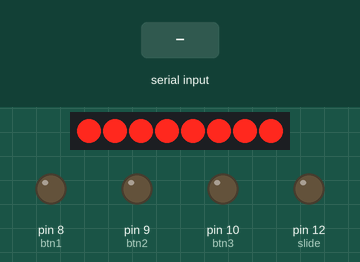
The sketch below on a simulated Arduino Mega 2560, built with avr-gcc and run on an emulated ATmega2560. Parts: 8 shift-register outputs drawn as a row of LEDs (first output left, lit = HIGH), output pins drawn as LEDs (lit = HIGH). Wiring (inferred from the names in the program): shift register (74HC595): data pin 4; shift clock pin 6; latch pin 5. Wiring (inferred from the signals the program sends): row of LEDs: on Q0, Q1, Q2, Q3, Q4, Q5, Q6, Q7. The inputs (shaded band) are chosen by the test bench. Pins used as bus, display or sensor lines are not drawn.

Above: at 1.2 s.
1.3 s: "5" received over the second serial link
At 2.5 s:
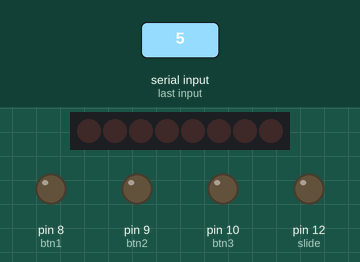
Timing chart, 0 to 4.3 s (numbered marks = the images above; inputs shaded):
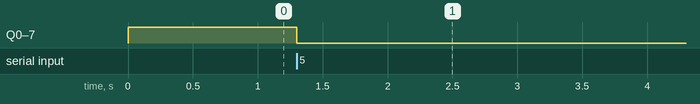

Measured:
- after the input at 1.3 s, Q0–7: HIGH → LOW at once

The sketch:

USART-Slave.ino
```cpp
int latchPin = 5;  // Latch pin of 74HC595 is connected to Digital pin 5
int clockPin = 6; // Clock pin of 74HC595 is connected to Digital pin 6
int dataPin = 4;  // Data pin of 74HC595 is connected to Digital pin 4

int slide = 12;
int btn1 = 8;
int btn2 = 9;
int btn3 = 10;

int com=0;
int val=255;
int flag=0;

void shift(){
  digitalWrite(latchPin, LOW);
  shiftOut(dataPin, clockPin, LSBFIRST, val);
  digitalWrite(latchPin, HIGH);
}

void setup() {
  // Begin the Serial at 9600 Baud
  Serial.begin(9600);
  Serial1.begin(9600);
  pinMode(latchPin, OUTPUT);
  pinMode(clockPin, OUTPUT);
  pinMode(dataPin, OUTPUT);

  pinMode(btn1, OUTPUT);
  pinMode(btn2, OUTPUT);
  pinMode(btn3, OUTPUT);
  pinMode(slide, OUTPUT);
  shift();
}

void loop() {
  if(Serial1.available()){
    com = Serial1.read();
    if(com==51){
      flag=1;
    }
    else if(com==52){
      flag=2;
    }
    else if(com==53){
      flag=0;
      val=0;
      com=0;
      shift();
      digitalWrite(btn1,LOW);
      digitalWrite(btn2,LOW);
      digitalWrite(btn3,LOW);
      analogWrite(slide, com);
    }
    if(com!=51 && flag==1){
      if (com>100){
        com = com-256;
      }
      val = val+com;
      Serial.println(val);
      shift();
    }
    else if(com!=52 && flag==2){
      Serial.println(com);
      if(com==1) {
        digitalWrite(btn1,LOW);
      }
      else if(com==2) {
        digitalWrite(btn1,HIGH);
      }
      else if(com==3) {
        digitalWrite(btn2,LOW);
      }
      else if(com==4) {
        digitalWrite(btn2,HIGH);
      }
      else if(com==5) {
        digitalWrite(btn3,LOW);
      }
      else if(com==6) {
        digitalWrite(btn3,HIGH);
      }
      else {
        analogWrite(slide, com);
      }
    }
  }
}
```
